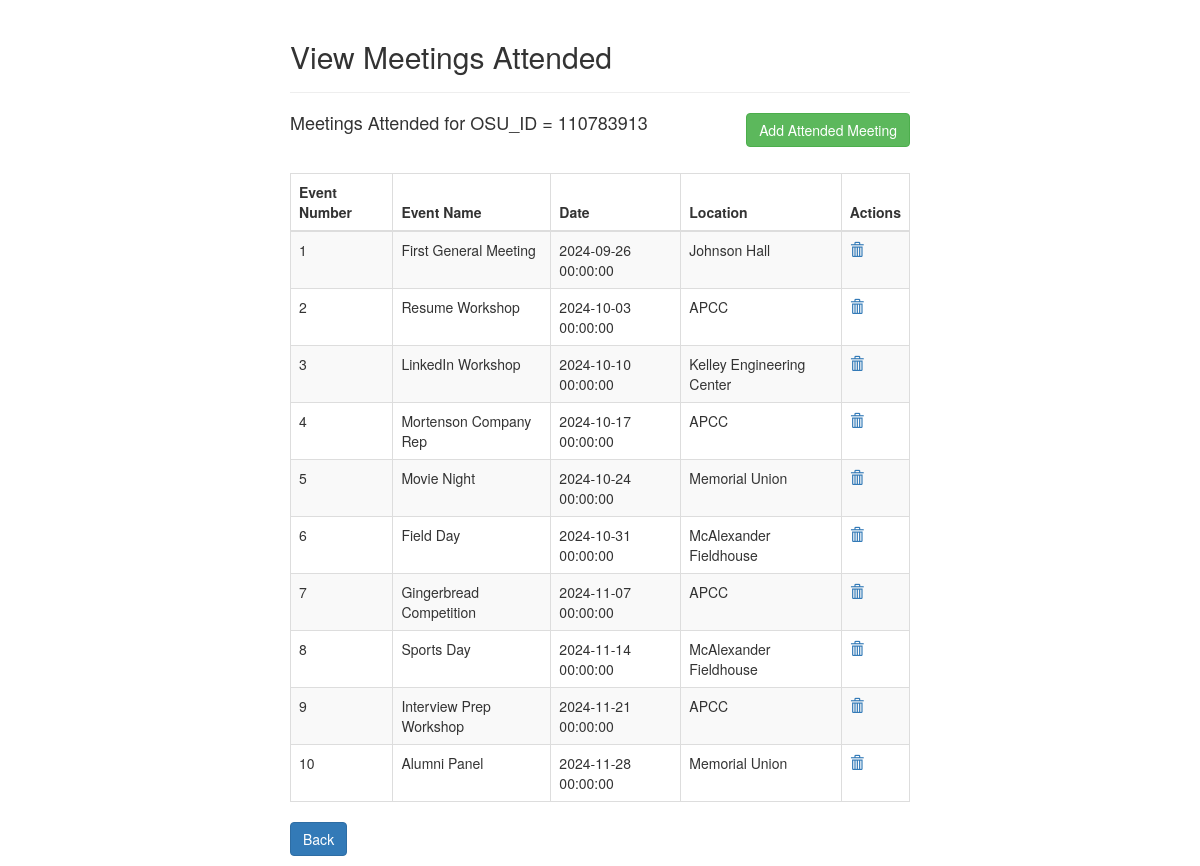
Screenshot of /viewMeetingsAttended.php?OSU_ID=110783913 with the database file from the repository.
### tables this page shows
CREATE TABLE `Attends` (
  `Event_number` int(11) NOT NULL,
  `OSU_ID` int(11) NOT NULL
);

CREATE TABLE `Meetings` (
  `Event_number` int(11) NOT NULL,
  `Event_name` varchar(255) NOT NULL,
  `Date` datetime NOT NULL,
  `Location` varchar(255) NOT NULL
);

### viewMeetingsAttended.php (the view, shortened to what this page needs)
<?php
    require_once "config.php";
?>
<!DOCTYPE html>
<html lang="en">
<head>
    <link rel="stylesheet" href="https://maxcdn.bootstrapcdn.com/bootstrap/3.3.7/css/bootstrap.css">
</head>
<body>
    <div class="wrapper">
        <div class="container-fluid">
            <div class="row">
                <div class="col-md-12">
                    <div class="page-header clearfix">
                        <h2 class="pull-left">View Meetings Attended</h2>
                    </div>
<?php
if(isset($_GET["OSU_ID"]) && !empty(trim($_GET["OSU_ID"]))){
    $OSU_ID = $_SESSION["OSU_ID"];
    echo "<a href='addAttendedMeeting.php?OSU_ID=" . $OSU_ID . "' class='btn btn-success pull-right'>Add Attended Meeting</a>";
}
if(isset($_SESSION["OSU_ID"]) ){
    $sql = "SELECT *
            FROM Meetings
            JOIN Attends ON Meetings.Event_number = Attends.Event_number
            WHERE Attends.OSU_ID = ?
            ";
    if($stmt = mysqli_prepare($link, $sql)){
       $param_OSU_ID = $_SESSION["OSU_ID"];
       mysqli_stmt_bind_param($stmt, "i", $param_OSU_ID);
        if(mysqli_stmt_execute($stmt)){
            $result = mysqli_stmt_get_result($stmt);
			echo"<h4> Meetings Attended for OSU_ID = ".$param_OSU_ID."</h4><p>";
            echo "<br>";
			if(mysqli_num_rows($result) > 0){
				echo "<table class='table table-bordered table-striped'>";
                    echo "<thead>";
                        echo "<tr>";
                            echo "<th>Event Number</th>";
                            echo "<th>Event Name</th>";
							echo "<th>Date</th>";
							echo "<th>Location</th>";
                            echo "<th>Actions</th>";
                        echo "</tr>";
                    echo "</thead>";
                    echo "<tbody>";
                    while($row = mysqli_fetch_array($result)){
                        echo "<tr>";
                        echo "<td>" . $row['Event_number'] . "</td>";
                        echo "<td>" . $row['Event_name'] . "</td>";
						echo "<td>" . $row['Date']."</td>";
                        echo "<td>" . $row['Location'] . "</td>";
                        echo "<td>";
                            echo "<a href='deleteAttendedMeeting.php?OSU_ID=$OSU_ID&Event_number=". $row['Event_number'] ."' title='Delete Attended Meeting' data-toggle='tooltip'><span class='glyphicon glyphicon-trash'></span></a>";
                        echo "</td>";
						echo "</tr>";
                    }
                    echo "</tbody>";
                echo "</table>";
			} else {
				echo "No Meetings Attended. ";
			}
        } else{
            header("location: error.php");
            exit();
        }
    }
} else{
    header("location: error.php");
    exit();
}
?>
	<p><a href="index.php" class="btn btn-primary">Back</a></p>
    </div>
   </div>
  </div>
</div>
</body>
</html>

### viewMeetingsAttended.php (style rules this page uses)
.wrapper { width: 650px; margin: 0 auto; }
.page-header h2 { margin-top: 0; }
table tr td:last-child a { margin-right: 15px; }

### rows the page displays
attends: Event_number "1", Event_number.Event_name "First General Meeting", Event_number.Date "2024-09-26 00:00:00", Event_number.Location "Johnson Hall"
attends: Event_number "2", Event_number.Event_name "Resume Workshop", Event_number.Date "2024-10-03 00:00:00", Event_number.Location "APCC"
attends: Event_number "3", Event_number.Event_name "LinkedIn Workshop", Event_number.Date "2024-10-10 00:00:00", Event_number.Location "Kelley Engineering Center"
attends: Event_number "4", Event_number.Event_name "Mortenson Company Rep", Event_number.Date "2024-10-17 00:00:00", Event_number.Location "APCC"
attends: Event_number "5", Event_number.Event_name "Movie Night", Event_number.Date "2024-10-24 00:00:00", Event_number.Location "Memorial Union"
attends: Event_number "6", Event_number.Event_name "Field Day", Event_number.Date "2024-10-31 00:00:00", Event_number.Location "McAlexander Fieldhouse"
attends: Event_number "7", Event_number.Event_name "Gingerbread Competition", Event_number.Date "2024-11-07 00:00:00", Event_number.Location "APCC"
attends: Event_number "8", Event_number.Event_name "Sports Day", Event_number.Date "2024-11-14 00:00:00", Event_number.Location "McAlexander Fieldhouse"
attends: Event_number "9", Event_number.Event_name "Interview Prep Workshop", Event_number.Date "2024-11-21 00:00:00", Event_number.Location "APCC"
attends: Event_number "10", Event_number.Event_name "Alumni Panel", Event_number.Date "2024-11-28 00:00:00", Event_number.Location "Memorial Union"

### other values shown
$param_OSU_ID "110783913"
